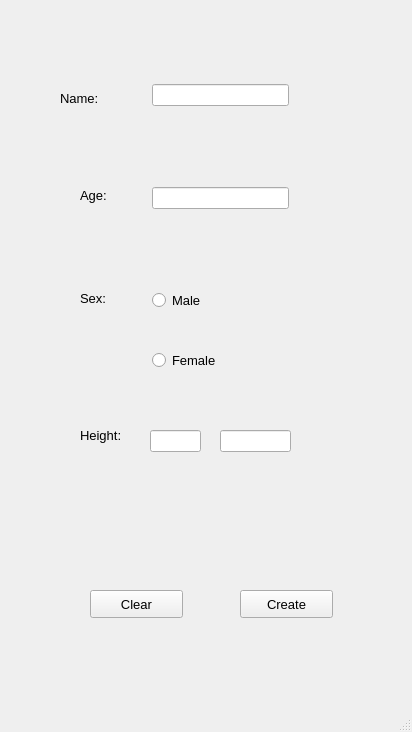
<?xml version="1.0" encoding="UTF-8"?>
<ui version="4.0">
 <class>createProfile</class>
 <widget class="QMainWindow" name="createProfile">
  <property name="geometry">
   <rect>
    <x>0</x>
    <y>0</y>
    <width>412</width>
    <height>732</height>
   </rect>
  </property>
  <property name="windowTitle">
   <string>MainWindow</string>
  </property>
  <widget class="QWidget" name="centralwidget">
   <widget class="QPushButton" name="btn_create">
    <property name="geometry">
     <rect>
      <x>240</x>
      <y>590</y>
      <width>93</width>
      <height>28</height>
     </rect>
    </property>
    <property name="font">
     <font>
      <pointsize>10</pointsize>
     </font>
    </property>
    <property name="text">
     <string>Create</string>
    </property>
   </widget>
   <widget class="QRadioButton" name="rad_male">
    <property name="geometry">
     <rect>
      <x>152</x>
      <y>290</y>
      <width>95</width>
      <height>20</height>
     </rect>
    </property>
    <property name="font">
     <font>
      <pointsize>10</pointsize>
     </font>
    </property>
    <property name="text">
     <string>Male</string>
    </property>
   </widget>
   <widget class="QLineEdit" name="box_feet">
    <property name="geometry">
     <rect>
      <x>150</x>
      <y>430</y>
      <width>51</width>
      <height>22</height>
     </rect>
    </property>
    <property name="font">
     <font>
      <pointsize>10</pointsize>
     </font>
    </property>
   </widget>
   <widget class="QLineEdit" name="box_inces">
    <property name="geometry">
     <rect>
      <x>220</x>
      <y>430</y>
      <width>71</width>
      <height>22</height>
     </rect>
    </property>
    <property name="font">
     <font>
      <pointsize>10</pointsize>
     </font>
    </property>
   </widget>
   <widget class="QLineEdit" name="box_name">
    <property name="geometry">
     <rect>
      <x>152</x>
      <y>84</y>
      <width>137</width>
      <height>22</height>
     </rect>
    </property>
    <property name="font">
     <font>
      <pointsize>10</pointsize>
     </font>
    </property>
   </widget>
   <widget class="QLineEdit" name="box_age">
    <property name="geometry">
     <rect>
      <x>152</x>
      <y>187</y>
      <width>137</width>
      <height>22</height>
     </rect>
    </property>
    <property name="font">
     <font>
      <pointsize>10</pointsize>
     </font>
    </property>
   </widget>
   <widget class="QLabel" name="label_name">
    <property name="geometry">
     <rect>
      <x>60</x>
      <y>90</y>
      <width>55</width>
      <height>16</height>
     </rect>
    </property>
    <property name="font">
     <font>
      <pointsize>10</pointsize>
     </font>
    </property>
    <property name="text">
     <string>Name:</string>
    </property>
   </widget>
   <widget class="QLabel" name="label_age">
    <property name="geometry">
     <rect>
      <x>80</x>
      <y>180</y>
      <width>55</width>
      <height>31</height>
     </rect>
    </property>
    <property name="font">
     <font>
      <pointsize>10</pointsize>
     </font>
    </property>
    <property name="text">
     <string>Age:</string>
    </property>
   </widget>
   <widget class="QLabel" name="label_sex">
    <property name="geometry">
     <rect>
      <x>80</x>
      <y>290</y>
      <width>55</width>
      <height>16</height>
     </rect>
    </property>
    <property name="font">
     <font>
      <pointsize>10</pointsize>
     </font>
    </property>
    <property name="text">
     <string>Sex:</string>
    </property>
   </widget>
   <widget class="QRadioButton" name="rad_female">
    <property name="geometry">
     <rect>
      <x>152</x>
      <y>350</y>
      <width>95</width>
      <height>20</height>
     </rect>
    </property>
    <property name="font">
     <font>
      <pointsize>10</pointsize>
     </font>
    </property>
    <property name="text">
     <string>Female</string>
    </property>
   </widget>
   <widget class="QPushButton" name="btn_clear">
    <property name="geometry">
     <rect>
      <x>90</x>
      <y>590</y>
      <width>93</width>
      <height>28</height>
     </rect>
    </property>
    <property name="font">
     <font>
      <pointsize>10</pointsize>
     </font>
    </property>
    <property name="text">
     <string>Clear</string>
    </property>
   </widget>
   <widget class="QLabel" name="label_height">
    <property name="geometry">
     <rect>
      <x>80</x>
      <y>410</y>
      <width>55</width>
      <height>51</height>
     </rect>
    </property>
    <property name="font">
     <font>
      <pointsize>10</pointsize>
     </font>
    </property>
    <property name="text">
     <string>Height:</string>
    </property>
   </widget>
  </widget>
  <widget class="QStatusBar" name="statusbar"/>
 </widget>
 <resources/>
 <connections/>
</ui>
